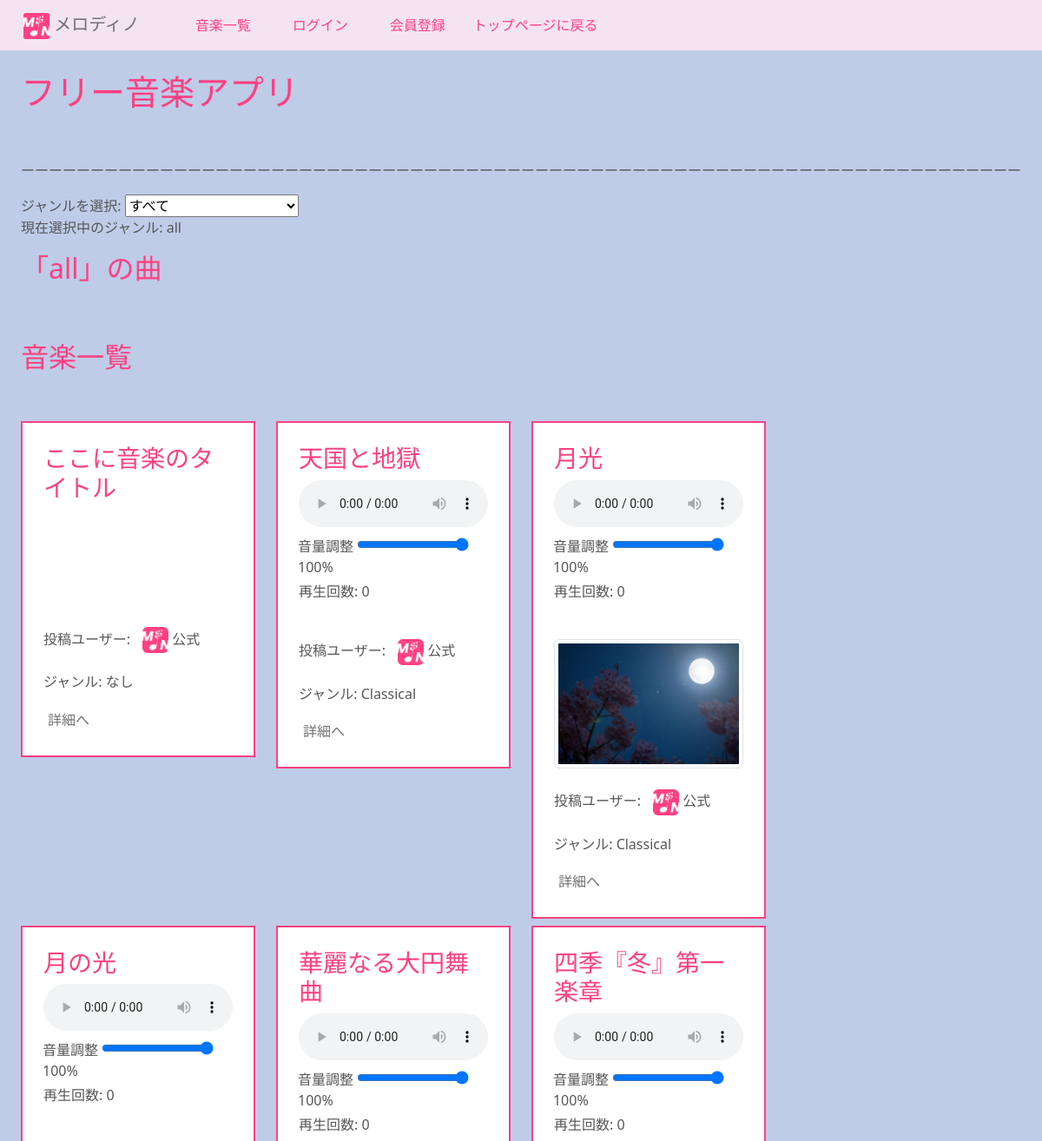
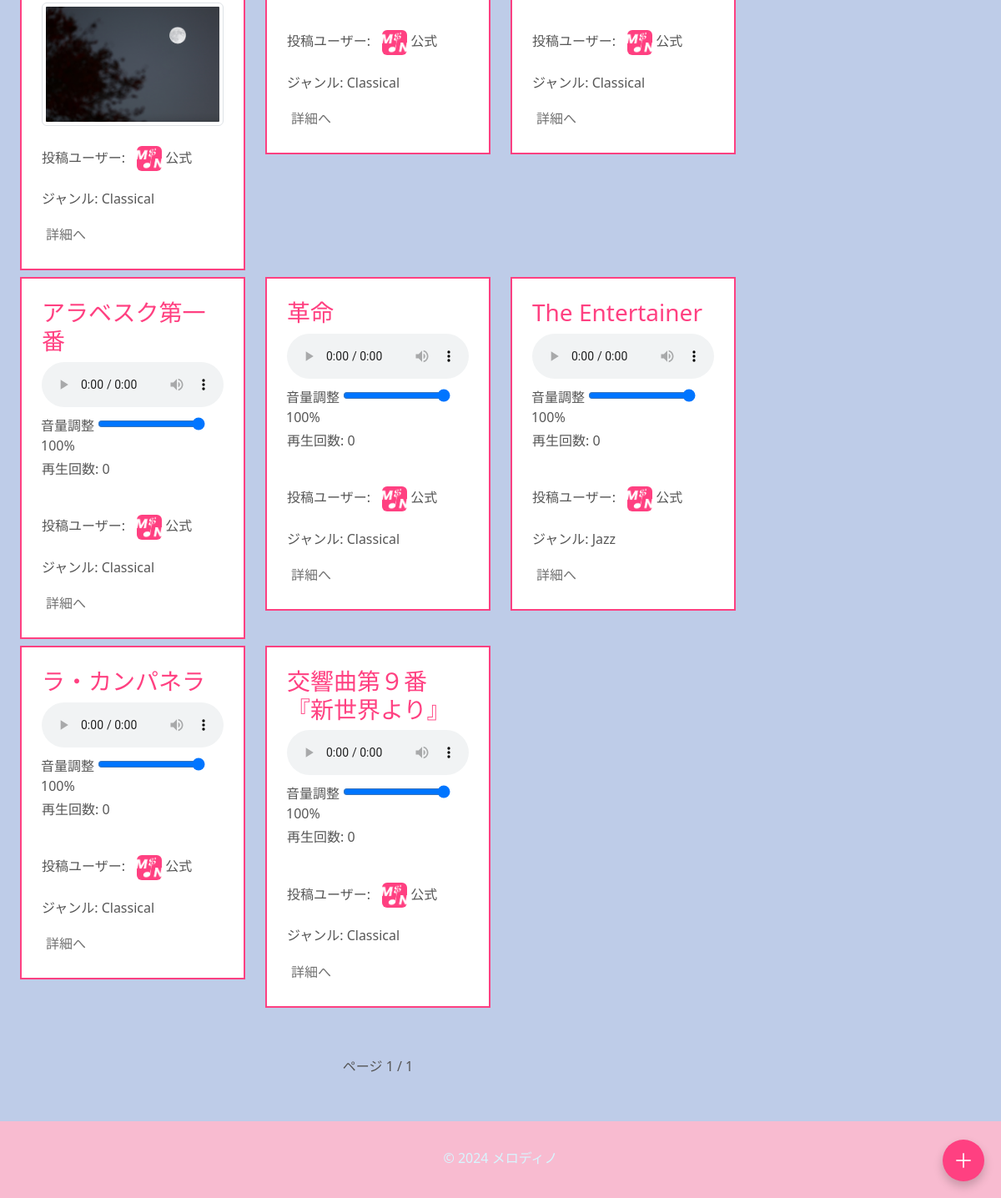
Screenshot of /ongaku/ with the database file from the repository (2 pictures, top to bottom).
### ongaku/models.py (models this page shows, shortened)
class Ongaku(models.Model):
    title = models.CharField(max_length=70, verbose_name="タイトル")
    text = models.TextField(blank=True, default="", verbose_name="説明")
    audio_file = models.FileField(upload_to='music/', null=True, blank=True, verbose_name="音楽ファイル")
    thumbnail = models.ImageField(null=True, blank=True, verbose_name="サムネイル")
    category = models.CharField(
        max_length=100, choices=CATEGORY, null=True, blank=True, verbose_name="カテゴリー"
    )
    custom_category = models.CharField(
        max_length=100,
        blank=True,
        help_text="検索時に見つかりやすくなります。",
        verbose_name="カスタムカテゴリー"
    )
    user = models.ForeignKey(User, on_delete=models.CASCADE, related_name='songs', verbose_name="ユーザー")
    search_count = models.IntegerField(default=0, verbose_name="検索回数")
    play_count = models.IntegerField(default=0, verbose_name="再生回数")
    is_public = models.BooleanField(default=False, verbose_name="公開設定")  # 公開/非公開設定
    created_at = models.DateTimeField(auto_now_add=True, verbose_name="作成日時")  # 投稿日
    ongaku_url = models.URLField(blank=False, null=False, verbose_name="音楽URL")
    favorites = models.ManyToManyField(User, related_name='favorite_songs', blank=True, verbose_name="お気に入り")
    favorited_by = models.ManyToManyField(
        'UserProfile',  # ユーザー情報が保存されているモデル
        related_name='favorite_songs',
        blank=True,
        verbose_name="お気に入りユーザー"
    )
    order = models.PositiveIntegerField(default=0, verbose_name="順序")
    class Meta:
        ordering = ['order']

class UserProfile(models.Model):
    user = models.OneToOneField(User, on_delete=models.CASCADE, verbose_name="ユーザー")
    songs = models.ManyToManyField(Ongaku, verbose_name="作った曲")  # ユーザーが作成した曲の関連
    display_name = models.CharField(max_length=100, unique=True, blank=True, null=True, verbose_name="表示名")
    bio = models.TextField(blank=True, null=True, verbose_name="自己紹介文")  # 自己紹介
    profile_picture = models.ImageField(upload_to='profile_pictures/', blank=True, null=True, verbose_name="アイコン")
    youtube_url = models.URLField(blank=True, null=True, verbose_name="YouTube")  # YouTube URL
    twitter_url = models.URLField(blank=True, null=True, verbose_name="x(Twitter)")  # Twitter URL

### ongaku/views.py (the view)
# urls.py: path('', views.index_view, name='index'),  # ルートURLにindex_viewを割り当て
def index_view(request):
    selected_category = request.GET.get('category', None)
    genres = dict(CATEGORY)
    if request.user.is_authenticated:
        music_queryset = Ongaku.objects.filter(is_public=True) | Ongaku.objects.filter(user=request.user)
    else:
        music_queryset = Ongaku.objects.filter(is_public=True)
    if selected_category and selected_category in genres:
        music_queryset = music_queryset.filter(category=selected_category)
    recommended_queryset = music_queryset.order_by('-play_count')
    recommended_paginator = Paginator(recommended_queryset, 5)
    recommended_page_number = request.GET.get('recommended_page', 1)
    try:
        recommended_page_obj = recommended_paginator.page(recommended_page_number)
    except PageNotAnInteger:
        recommended_page_obj = recommended_paginator.page(1)
    except EmptyPage:
        recommended_page_obj = recommended_paginator.page(recommended_paginator.num_pages)
    ranking_list = music_queryset.annotate(avg_rating=Avg('review__rate')).order_by('-avg_rating')
    paginator = Paginator(ranking_list, ITEM_PER_PAGE)
    page_number = request.GET.get('page', 1)
    page_obj = paginator.page(page_number)
    return render(
        request,
        'ongaku/index.html',
        {
            'genres': CATEGORY,  # ジャンルリスト
            'selected_category': selected_category,  # 選択中のジャンル
            'music_list': music_queryset,
            'recommended_page_obj': recommended_page_obj,  # おすすめリスト（ページネーション対応）
            'ranking_list': ranking_list,
            'page_obj': page_obj,
        },
    )

### ongaku/templates/ongaku/index.html (shortened to what this page needs)
{% extends 'base.html' %}
{% block h1 %}フリー音楽アプリ{% endblock %}
{% block content %}
<h2><br></h2>
<div>
    <p class="responsive-line">ーーーーーーーーーーーーーーーーーーーーーーーーーーーーーーーーーーーーーーーーーーーーーーーーーーーーーーーーーーーーーーーーーーーーーーーーーーーーーーーーーーーーーーーーーーーーーーーーーーーーーーーーーーーーーーーーーーーーーーーーーーーーーーーーーーーーーーーーーーーーーーーーーーーーーーーー</p>
</div>
<div class="row">
    <div class="col-9">
        <form method="get" action="">
            <label for="category">ジャンルを選択:</label>
            <select name="category" id="category" size="1" onchange="this.form.submit()">
                <option value="">すべて</option>
            </select>
        </form>
        <p>現在選択中のジャンル: {% if selected_category %}{{ selected_category }}{% else %}all{% endif %}</p>
        <h2>{% if selected_category %}「{{ selected_category }}」の曲{% else %}「all」の曲{% endif %}</h2>
        <h5><br><br></h5>
        <div class="row">
            <h2>音楽一覧</h2>
            <h2><br></h2>
            {% for item in page_obj %}
                {% if item.is_public %}
                    <div class="col-md-4 col-sm-6">
                            <div class="border border_color p-4 mb-2" type="tokubetu">
                                <h3 class="song-title" style="word-wrap: break-word; word-break: break-word; white-space: normal; transition: color 0.3s ease, text-decoration 0.3s ease; max-width: 100%;">{{ item.title }}</h3>
                                {% if item.audio_file %}
                                    <audio id="audioPlayer{{ item.pk }}" controls style="width: 100%; max-width: 100%;">
                                        <source src="{{ item.audio_file.url }}" type="audio/mpeg">
                                    </audio>
                                    <div class="p-1" style="margin-left: -5px;">
                                        <label for="volumeControl{{ item.pk }}">音量調整</label>
                                        <input type="range" id="volumeControl{{ item.pk }}" min="0" max="1" step="0.01" value="1" oninput="setVolume(this.value, {{ item.pk }})">
                                        <span id="volumeValue{{ item.pk }}">100%</span>
                                    </div>
                                {% else %}
                                    {% if item.user == request.user %}
                                        <p>音声ファイルがありません。<br><br></p>
                                    {% else %}
                                        <h5><br><br></h5>
                                    {% endif %}
                                {% endif %}
                                {% if item.audio_file %}
                                    <div>
                                        <p id="playCount{{ item.pk }}">再生回数: {{ item.play_count }}</p>
                                        <h6><br></h6>
                                    </div>
                                {% else %}
                                <h5><br><br><br></h5>
                                {% endif %}
                                {% if item.thumbnail %}
                                    <img src="{{ item.thumbnail.url }}" class="img-thumbnail" style="width: 100%; height: auto;" />
                                    <br><br>
                                {% endif %}
                                <span>
                                    投稿ユーザー:
                                    {% if item.user.userprofile.profile_picture %}
                                        <img src="{{ item.user.userprofile.profile_picture.url }}" alt="プロフィール画像" class="profile-picture">
                                    {% endif %}
                                    {% if item.user.userprofile.display_name == None %}
                                        {{ item.user.userprofile.display_name|default:"匿名" }}{{ user.id }}
                                    {% else %}
                                        {{ item.user.userprofile.display_name|default:"匿名" }}
                                    {% endif %}
                                </span>
                                <h6 class="card-title mt-4">ジャンル: {{ item.category|default:"なし" }}</h6>
                                <div class="mt-3">
                                    <a href="{% url 'detail-ongaku' item.pk %}" class="btn feature p-1">詳細へ</a>
                                </div>
                            </div>
                    </div>
                    {% if forloop.counter|divisibleby:6 %}
                        </div><div class="row">
                    {% endif %}
                {% endif %}
            {% endfor %}
        </div>
        <div style="display: flex; justify-content: center; align-items: center; width: 100%; margin: 0 auto; margin-top: 50px;">
            <div class="pagination" style="display: inline-flex; justify-content: center; align-items: center;">
                <span class="current">
                    ページ {{ page_obj.number }} / {{ page_obj.paginator.num_pages }}
                </span>
            </div>
        </div>
    </div>
    </div>
</div>
{% endblock %}

### templates/base.html (shortened to what this page needs)
{% load static %}
<!doctype html>
<html lang="ja">
    <head>
        <link rel="stylesheet" href="https://cdn.jsdelivr.net/npm/bootstrap@5.3.0/dist/css/bootstrap.rtl.min.css">
        {% load static %}
        <link rel="stylesheet" type="text/css" href="{% static 'ongaku/css/style.css' %}">
        <link rel="stylesheet" href="{% static 'css/style.css' %}?v=1.0">
        <link rel="stylesheet" type="text/css" href="{% static 'css/style.css' %}">
    </head>
    <body id="body">
        <nav class="navbar navbar-expand-lg navbar-dark bg-success sticky-top">
            <div class="container-fluid">
                <div class="navbar-brand">
                    <a style="margin: 0 auto; margin-left: -1px; text-align: center;" href="#"><img style="width: auto; height: 30px;" src="{% static 'icon/MandN1.png' %}" alt="logo"> メロディノ</a>
                </div>
                <div class="collapse navbar-collapse" id="navbarNav">
                    <ul class="navbar-nav">
                        <li class="nav-item">
                            <a class="nav-link mx-3" href="{% url 'list-ongaku' %}">音楽一覧</a>
                        </li>
                        {% if request.user.is_authenticated %}
                            <li>
                                <a class="nav-link mx-3" href="{% url 'profile_list' %}">プロフィール設定</a>
                            </li>
                            <li>
                                <p class="mx-3" style="color: #ff4081 !important; margin-top: 8px;">現在選択中のジャンル: {% if selected_category %}{{ selected_category }}{% else %}all{% endif %}</p>
                            </li>
                            <li>
                                <div class="nav-link1 mx-3" id="timerDisplay"></div>
                            </li>
                        {% else %}
                            <li class="nav-item">
                                <a class="nav-link mx-3" href="{% url 'accounts:login' %}">ログイン</a>
                            </li>
                            <li class="nav-item">
                                <a class="nav-link mx-3" href="{% url 'accounts:signup' %}">会員登録</a>
                            </li>
                            <li>
                                <a class="nav-link" href="{% url 'top' %}">トップページに戻る</a>
                            </li>
                        {% endif %}
                    </ul>
                </div>
            </div>
        </nav>
        {% block plus_button %}
        <button id="plusButton" class="border_color plus-button btn" onclick="openModal(); animateButton()">
            ＋
        </button>
        {% endblock %}
        <div class="p-4">
            <h1>{% block h1 %}{% endblock %}</h1>
            {% block content %}{% endblock content %}
            <footer>
                <p style="margin-top: 12px; text-align: center;">&copy; 2024 メロディノ</p>
            </footer>
    </body>
</html>

### ongaku/static/ongaku/css/style.css (style rules this page uses)
a { text-decoration: none; }

### templates/base.html (style rules this page uses)
body { background-color: #becce8; color: #565656; transition: background-color 0.5s, color 0.5s; }
.navbar { background-color: #f4e4f2 !important; color: #181818; }
.navbar-nav .nav-link { transition: background-color 0.3s ease, color 0.3s ease, transform 0.3s ease; border-radius: 25px; }
button { background-color: #ff2583; color: #f4f4f4; border: none; padding: 10px 30px; border-radius: 5px; }
a { color: rgb(112, 112, 112) !important; }
h1, h2, h3, h4, .h5 { color: #ff4081; }
footer { margin-top: 30px; background-color: #f8bbd0; padding: 20px 0; text-align: center; color: #d7f6ff; }
div[type="tokubetu"] { border-color: #ff4081; border: 2px solid #ff4081 !important; background-color: #ffff; }
.navbar-brand { display: flex; align-items: center; justify-content: flex-start; }
.navbar-dark .navbar-nav .nav-link, .navbar-nav form input { color: #ff4081 !important; }
#plusButton { position: fixed; bottom: 20px; right: 20px; z-index: 1000; font-size: 24px; border-radius: 50%; width: 50px; height: 50px; display: flex; justify-content: center; align-items: center; background-color: #ff4081; color: #fff; box-shadow: 0 6px 12px rgba(0, 0, 0, 0.2); }
ul li { list-style-type: none; padding-left: 0; }

### ongaku/templates/ongaku/index.html (style rules this page uses)
.responsive-line { width: 100%; white-space: nowrap; overflow: hidden; }
.profile-picture { width: 30px; height: 30px; margin-left: 10px; border-radius: 20%; }
@media (min-width: 1011px) { #category { width: 200px; box-sizing: border-box; overflow-y: auto; } }

### rows the page displays
Ongaku: title "ここに音楽のタイトル", user.userprofile.profile_picture (picture), user.userprofile.display_name "公式", category "なし"
Ongaku: title "天国と地獄", play_count "0", user.userprofile.profile_picture (picture), user.userprofile.display_name "公式", category "Classical"
Ongaku: title "月光", play_count "0", thumbnail (picture), user.userprofile.profile_picture (picture), user.userprofile.display_name "公式", category "Classical"
Ongaku: title "月の光", play_count "0", thumbnail (picture), user.userprofile.profile_picture (picture), user.userprofile.display_name "公式", category "Classical"
Ongaku: title "華麗なる大円舞曲", play_count "0", user.userprofile.profile_picture (picture), user.userprofile.display_name "公式", category "Classical"
Ongaku: title "四季『冬』第一楽章", play_count "0", user.userprofile.profile_picture (picture), user.userprofile.display_name "公式", category "Classical"
Ongaku: title "アラベスク第一番", play_count "0", user.userprofile.profile_picture (picture), user.userprofile.display_name "公式", category "Classical"
Ongaku: title "革命", play_count "0", user.userprofile.profile_picture (picture), user.userprofile.display_name "公式", category "Classical"
Ongaku: title "The Entertainer", play_count "0", user.userprofile.profile_picture (picture), user.userprofile.display_name "公式", category "Jazz"
Ongaku: title "ラ・カンパネラ", play_count "0", user.userprofile.profile_picture (picture), user.userprofile.display_name "公式", category "Classical"
Ongaku: title "交響曲第９番『新世界より』", play_count "0", user.userprofile.profile_picture (picture), user.userprofile.display_name "公式", category "Classical"

### other values shown
{{ page_obj.number }} "1"
{{ page_obj.paginator.num_pages }} "1"
